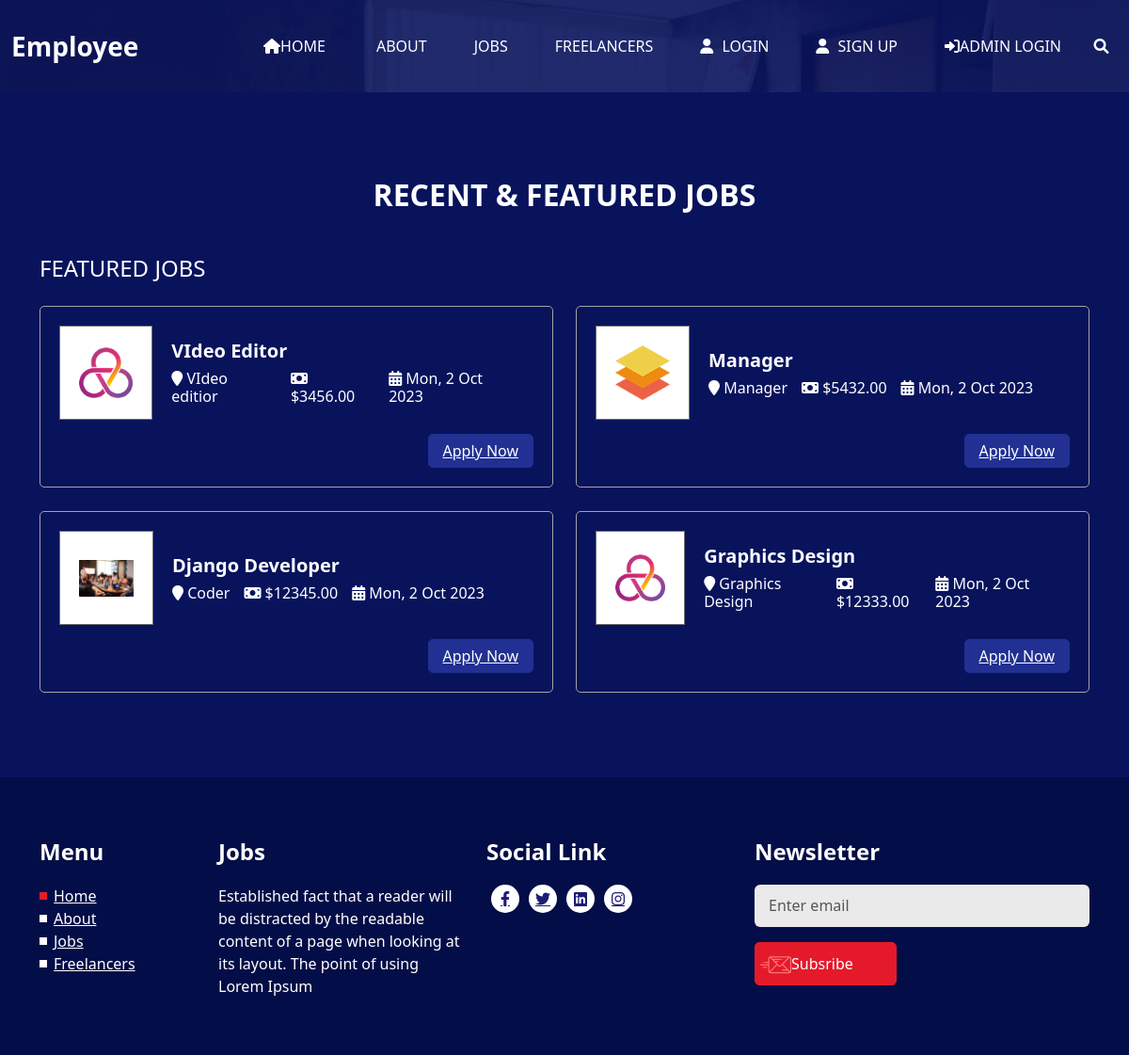
The app's page /job_all/ with its own data.
### web_app/model.py (models this page shows, shortened)
class JobPosting(models.Model):
     STATUS_CHOICES = [
          ("active", "Active"),
          ("in_active", "Inactive"),
     ]
     title = models.CharField(max_length=200)
     company = models.CharField(max_length=100)
     feature_image = models.ImageField(upload_to="Job_post_images/%Y/%m/%d", blank=False)
     status = models.CharField(max_length=20, choices=STATUS_CHOICES, default="active")
     description = models.TextField()
     salary = models.DecimalField(max_digits=10, decimal_places=2)
     posted_at = models.DateTimeField(auto_now_add=True)
     views_count = models.PositiveBigIntegerField(default=0)
     category = models.ForeignKey(JobCategory, on_delete=models.CASCADE)
     location = models.ManyToManyField(JobLocation)

class JobCategory(models.Model):
     name = models.CharField(max_length=100)

### web_app/views.py (the view)
# urls.py: path("job_all/", JobAllView.as_view(), name = "job_all"),
class JobAllView(ListView):
    model = JobPosting
    template_name = "jobs/job_all.html"
    context_object_name = "posts"
    queryset = JobPosting.objects.all()
    def get_context_data(self, **kwargs):
        context = super().get_context_data(**kwargs)
        context["featured_posts"] = JobPosting.objects.filter(
            posted_at__isnull=False, status="active"
        ).order_by("-posted_at")
        return context

### templates/jobs/job_all.html (shortened to what this page needs)
{% extends 'base.html' %}
{% load static %}
{% block content %}
{% include 'header.html' %}
<section class="job_section layout_padding">
  <div class="container">
    <div class="heading_container heading_center">
      <h2>
        RECENT & FEATURED JOBS
      </h2>
    </div>
    <div class="job_container">
      <h4 class="job_heading">
        Featured Jobs
      </h4>
      <div class="row">
        {% for featured_post in featured_posts %}
        <div class="col-lg-6">
          <div class="box">
            <div class="job_content-box">
              <div class="img-box">
                <img src="{{featured_post.feature_image.url}}" alt="{{ featured_post.title}}">
              </div>
              <div class="detail-box">
                <h5>
                  {{featured_post.title}}
                </h5>
                <div class="detail-info">
                  <h6>
                    <i class="fa fa-map-marker" aria-hidden="true"></i>
                    <span>
                      {{featured_post.category.name}}
                    </span>
                  </h6>
                  <h6>
                    <i class="fa fa-money" aria-hidden="true"></i>
                    <span>
                      ${{featured_post.salary}}
                    </span>
                  </h6>
                  <h6>
                    <i class="fa fa-calendar-alt"></i>
                    <span>{{featured_post.posted_at|date:" D, j M Y"}}
                    </span>
                  </h6>
                </div>
              </div>
            </div>
            <div class="option-box">
              <a href="{% url 'apply' %}" class="apply-btn">
                Apply Now
              </a>
            </div>
          </div>
        </div>
        {% endfor %}
      </div>
    </div>
  </div>
</section>
{% include 'home/info_section.html' %}
{% endblock content %}

### static/jobs/css/style.css (style rules this page uses)
body { font-family: 'Poppins', sans-serif; color: #0c0c0c; background-color: #ffffff; overflow-x: hidden; }
.layout_padding { padding: 90px 0; }
.heading_container { display: -webkit-box; display: -moz-box; display: -ms-flexbox; display: flex; -webkit-box-orient: vertical; -webkit-box-direction: normal; -moz-box-orient: vertical; -moz-box-direction: normal; -ms-flex-direction: column; flex-direction: column; -webkit-box-align: start; -moz-box-align: start; -ms-flex-align: start; align-items: flex-start; }
.heading_container h2 { position: relative; text-transform: uppercase; font-weight: bold; margin-bottom: 0; }
.heading_container.heading_center { -webkit-box-align: center; -moz-box-align: center; -ms-flex-align: center; align-items: center; text-align: center; }
a, a:hover, a:focus { text-decoration: none; }
.job_section { background-color: #08135c; color: #ffffff; }
.job_section .heading_container { margin-bottom: 15px; }
.job_section .job_container { margin-top: 45px; }
.job_section .job_heading { margin-bottom: 0; text-transform: uppercase; }
.job_section .box { display: -webkit-box; display: -moz-box; display: -ms-flexbox; display: flex; -webkit-box-orient: vertical; -webkit-box-direction: normal; -moz-box-orient: vertical; -moz-box-direction: normal; -ms-flex-direction: column; flex-direction: column; padding: 20px; border: 1px solid #a4a4a4; margin-top: 25px; -webkit-transition: all .3s; -o-transition: all .3s; -moz-transition: all .3s; transition: all .3s; border-radius: 5px; }
.job_section .box .job_content-box { display: -webkit-box; display: -moz-box; display: -ms-flexbox; display: flex; -webkit-box-align: center; -moz-box-align: center; -ms-flex-align: center; align-items: center; }
.job_section .box .img-box { width: 100px; height: 100px; display: -webkit-box; display: -moz-box; display: -ms-flexbox; display: flex; -webkit-box-pack: center; -moz-box-pack: center; -ms-flex-pack: center; justify-content: center; -webkit-box-align: center; -moz-box-align: center; -ms-flex-align: center; align-items: center; padding: 20px; margin-right: 20px; border: 1px solid #717171; background-color: #ffffff; }
.job_section .box .img-box img { width: 100%; }
.job_section .box .detail-box h5 { font-weight: 600; }
.job_section .box .detail-box .detail-info { display: -webkit-box; display: -moz-box; display: -ms-flexbox; display: flex; }
.job_section .box .detail-box .detail-info h6 { margin: 0; margin-right: 15px; }
.job_section .box .option-box { display: -webkit-box; display: -moz-box; display: -ms-flexbox; display: flex; margin-left: auto; }
.job_section .box .option-box .apply-btn { display: inline-block; padding: 5px 15px; background-color: #213092; color: #ffffff; border-radius: 5px; -webkit-transition: all .3s; -o-transition: all .3s; -moz-transition: all .3s; transition: all .3s; border: 1px solid #213092; outline: none; }

### static/jobs/css/responsive.css (style rules this page uses)
@media (max-width: 1200px) { .job_section .box .option-box { display: -webkit-box; display: -ms-flexbox; display: flex; margin-left: auto; margin-top: 15px; } }

### records on screen
JobPosting: feature_image (picture), title "VIdeo Editor", category.name "VIdeo editior", salary "3456.00", posted_at "Mon, 2 Oct 2023"
JobPosting: feature_image (picture), title "Manager", category.name "Manager", salary "5432.00", posted_at "Mon, 2 Oct 2023"
JobPosting: feature_image (picture), title "Django Developer", category.name "Coder", salary "12345.00", posted_at "Mon, 2 Oct 2023"
JobPosting: feature_image (picture), title "Graphics Design", category.name "Graphics Design", salary "12333.00", posted_at "Mon, 2 Oct 2023"
